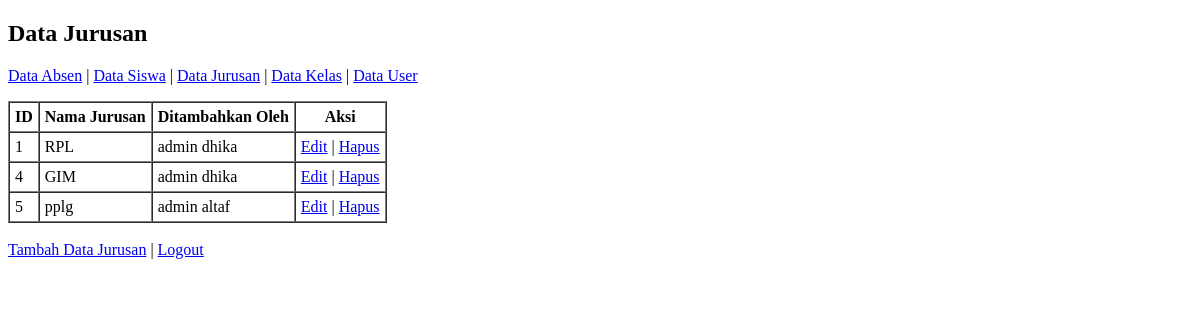
Before: /administrator/jurusan/index.php with the older database file.
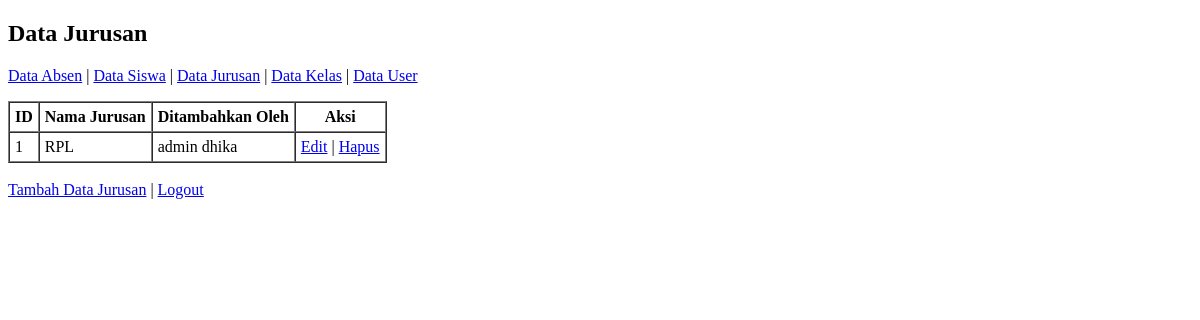
After: the same page with the newer database file.
### tables this page shows
CREATE TABLE IF NOT EXISTS `jurusan` (
  `id_jrs` int(11) NOT NULL,
  `nm_jrs` varchar(10) NOT NULL,
  `id_user` int(11) NOT NULL
);

CREATE TABLE IF NOT EXISTS `user` (
  `id_user` int(11) NOT NULL,
  `username` varchar(20) NOT NULL,
  `password` varchar(25) NOT NULL
);

### administrator/jurusan/index.php (the view)
<?php
include "../../koneksi.php";
$query = mysqli_query($conn, "SELECT jurusan.*, user.username FROM jurusan LEFT JOIN user ON jurusan.id_user = user.id_user");
?>
<!DOCTYPE html>
<html>
<head><title>Data Jurusan</title></head>
<body>
    <h2>Data Jurusan</h2>
    <p>
        <a href="../index.php">Data Absen</a> |
        <a href="../siswa/index.php">Data Siswa</a> |
        <a href="../jurusan/index.php">Data Jurusan</a> |
        <a href="../kelas/index.php">Data Kelas</a> |
        <a href="../user/index.php">Data User</a>
    </p>
    <table border="1" cellspacing="0" cellpadding="5">
        <tr>
            <th>ID</th><th>Nama Jurusan</th><th>Ditambahkan Oleh</th><th>Aksi</th>
        </tr>
        <?php while($row = mysqli_fetch_assoc($query)): ?>
        <tr>
            <td><?= $row['id_jrs']; ?></td>
            <td><?= $row['nm_jrs']; ?></td>
            <td><?= $row['username']; ?></td>
            <td>
                <a href="edit_jurusan.php?id=<?= $row['id_jrs']; ?>">Edit</a> |
                <a href="delete_jurusan.php?id=<?= $row['id_jrs']; ?>" onclick="return confirm('Hapus?')">Hapus</a>
            </td>
        </tr>
        <?php endwhile; ?>
    </table><br>
    <a href="tambah_jurusan.php">Tambah Data Jurusan</a> |
    <a href="../../index.php">Logout</a>
</body>
</html>

Changed rows visible on the page:
removed jurusan: id_jrs "4", nm_jrs "GIM", id_user.username "admin dhika"
removed jurusan: id_jrs "5", nm_jrs "pplg", id_user.username "admin altaf"
